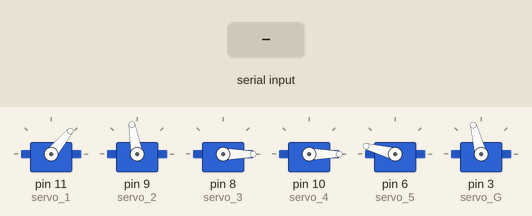
The sketch below on a simulated Arduino Uno, built with avr-gcc and run on an emulated ATmega328P. Parts: 6 × servo. The inputs (shaded band) are chosen by the test bench. What the sketch prints to the serial monitor is not drawn.

Above: at 2.2 s.
2.3 s: "L" received over Serial
At 6.2 s:
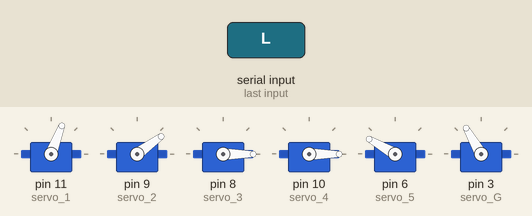
14.3 s: "C" received over Serial
At 19.6 s:
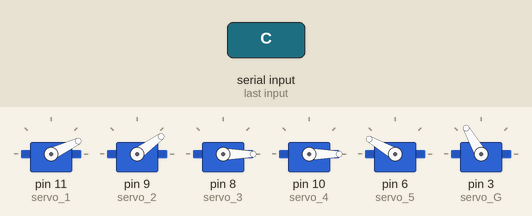
Timing chart, 0 to 23.3 s (numbered marks = the images above; inputs shaded):
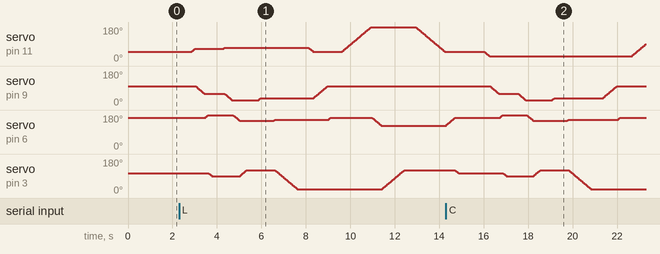

The sketch:

control_auto.ino
```cpp
#include <Servo.h>

// --- Declaración de servos ---
Servo servo_1;  // base
Servo servo_2;  // primer brazo
Servo servo_3;  // segundo brazo
Servo servo_4;  // giro Z
Servo servo_5;  // giro X
Servo servo_G;  // apertura del gripper

// --- Estructura para una posición ---
struct Posicion {
  const char* nombre;
  int Base;
  int Brazo1;
  int Brazo2;
  int GiroZ;
  int GiroX;
  int Gripper;
};

// --- Secuencias predefinidas ---
Posicion posiciones_izq[] = {
  {"Home", 50, 100, 0, 0, 165, 105},
  {"izq_1", 65, 60, 0, 0, 180, 90},
  {"izq_2", 69, 25, 0, 0, 150, 120},
  {"izq_agarre_abierto", 69, 36, 0, 0, 150, 120},
  {"izq_agarre_cerrado", 69, 36, 0, 0, 155, 20},
  {"izq_3", 50, 100, 0, 0, 165, 20},
  {"izq_4", 180, 100, 0, 0, 123, 120},
  {"Home", 50, 100, 0, 0, 165, 105}
};

Posicion posiciones_cen[] = {
  {"Home", 50, 100, 0, 0, 165, 105},
  {"cen_1", 25, 60, 0, 0, 180, 90},
  {"cen_2", 25, 25, 0, 0, 150, 120},
  {"cen_agarre_abierto", 25, 36, 0, 0, 150, 120},
  {"cen_agarre_cerrado", 25, 36, 0, 0, 155, 20},
  {"cen_3", 25, 100, 0, 0, 165, 20},
  {"cen_4", 180, 100, 0, 0, 123, 120},
  {"Home", 50, 100, 0, 0, 165, 105}
};

Posicion posiciones_der[] = {
  {"Home", 50, 100, 0, 0, 165, 105},
  {"der_1", 0, 60, 0, 0, 180, 90},
  {"der_2", 0, 25, 0, 0, 150, 120},
  {"der_agarre_abierto", 0, 36, 0, 0, 150, 120},
  {"der_agarre_cerrado", 0, 36, 0, 0, 155, 20},
  {"der_3", 0, 100, 0, 0, 165, 20},
  {"der_4", 180, 100, 0, 0, 123, 120},
  {"Home", 50, 100, 0, 0, 165, 105}
};

// --- Estado ---
bool ejecutandoSecuencia = false;
bool enHome = true;          // 🟢 El brazo solo acepta nuevos comandos estando en Home
char comandoActual = 'N';    // último comando recibido

// --- Configuración inicial ---
void setup() {
  Serial.begin(9600);
  Serial.println("🤖 Esperando comandos seriales (L / C / R)...");

  servo_1.attach(11);
  servo_2.attach(9);
  servo_3.attach(8);
  servo_4.attach(10);
  servo_5.attach(6);
  servo_G.attach(3);

  moverHome();
}

// --- Mover suavemente un servo ---
void moverServoSuave(Servo &servo, int desde, int hasta, int velocidad) {
  if (desde < hasta) {
    for (int i = desde; i <= hasta; i++) {
      servo.write(i);
      delay(velocidad);
    }
  } else {
    for (int i = desde; i >= hasta; i--) {
      servo.write(i);
      delay(velocidad);
    }
  }
}

// --- Mover brazo completo a una posición ---
void moverBrazo(Posicion pos, int velocidad) {
  Serial.print("➡️ Moviendo a: ");
  Serial.println(pos.nombre);
  moverServoSuave(servo_1, servo_1.read(), pos.Base, velocidad);
  moverServoSuave(servo_2, servo_2.read(), pos.Brazo1, velocidad);
  moverServoSuave(servo_3, servo_3.read(), pos.Brazo2, velocidad);
  moverServoSuave(servo_4, servo_4.read(), pos.GiroZ, velocidad);
  moverServoSuave(servo_5, servo_5.read(), pos.GiroX, velocidad);
  moverServoSuave(servo_G, servo_G.read(), pos.Gripper, velocidad);
}

// --- Ejecutar secuencia ---
void ejecutarSecuencia(Posicion secuencia[], int cantidad) {
  ejecutandoSecuencia = true;
  enHome = false;  // 🔴 No aceptar nuevos comandos
  for (int i = 0; i < cantidad; i++) {
    moverBrazo(secuencia[i], 10);
    delay(500);
  }
  ejecutandoSecuencia = false;
  enHome = true;   // 🟢 Listo para aceptar nuevas señales
  Serial.println("✅ Secuencia finalizada (Home alcanzada).");
  Serial.println("🏠 Brazo disponible para nuevo comando.\n");
}

// --- Mover a Home directamente ---
void moverHome() {
  servo_1.write(50);
  servo_2.write(100);
  servo_3.write(0);
  servo_4.write(0);
  servo_5.write(165);
  servo_G.write(105);
  delay(1000);
  enHome = true;
}

// --- Bucle principal ---
void loop() {
  // Solo procesar comandos si estamos en Home y no ejecutando
  if (Serial.available() > 0 && !ejecutandoSecuencia && enHome) {
    char comando = Serial.read();
    comando = toupper(comando); // por si llega minúscula

    // Ignora comandos repetidos
    if (comando == comandoActual) return;
    comandoActual = comando;

    Serial.print("🛰 Comando recibido: ");
    Serial.println(comando);

    if (comando == 'L') {
      ejecutarSecuencia(posiciones_izq, sizeof(posiciones_izq) / sizeof(Posicion));
    }
    else if (comando == 'C') {
      ejecutarSecuencia(posiciones_cen, sizeof(posiciones_cen) / sizeof(Posicion));
    }
    else if (comando == 'R') {
      ejecutarSecuencia(posiciones_der, sizeof(posiciones_der) / sizeof(Posicion));
    }
    else if (comando == 'N') {
      Serial.println("⚠️ Ningún objeto detectado. Manteniendo posición.");
    }
  }
}
```
